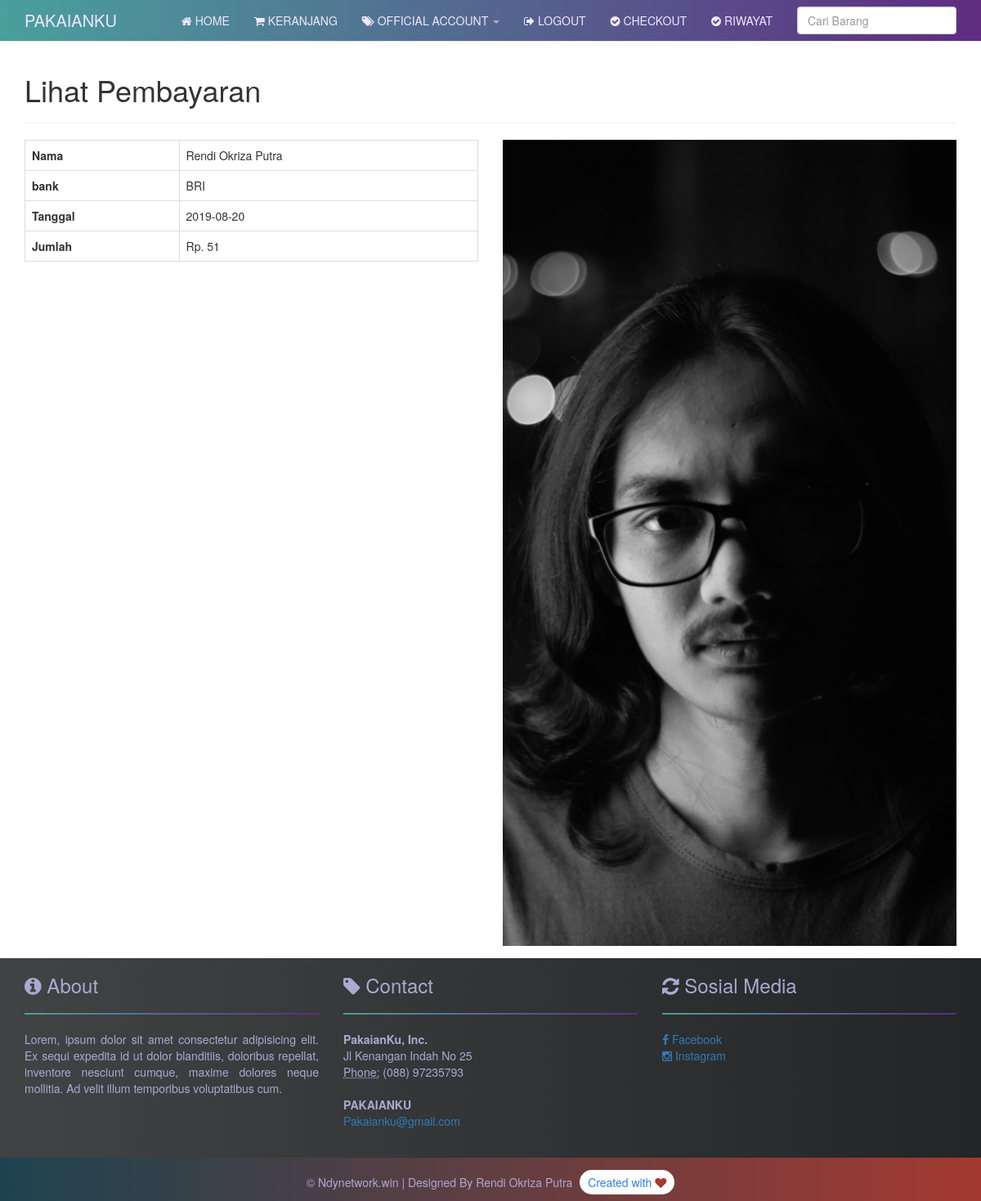
Page /lihat_pembayaran.php?id=51 (signed in) on the committed database.
### tables this page shows
CREATE TABLE `pembayaran` (
  `id_pembayaran` int(11) NOT NULL,
  `id_pembelian` int(11) NOT NULL,
  `nama` varchar(255) NOT NULL,
  `bank` varchar(255) NOT NULL,
  `jumlah` int(11) NOT NULL,
  `tanggal` date NOT NULL,
  `bukti` varchar(255) NOT NULL
);

### lihat_pembayaran.php (the view, shortened to what this page needs)
<?php
include 'koneksi.php';
$id_pembelian = $_GET["id"];
$ambil = $koneksi->query("SELECT * FROM pembayaran
LEFT JOIN pembelian ON pembayaran.id_pembelian=pembelian.id_pembelian
WHERE pembelian.id_pembelian='$id_pembelian'");
$detbay = $ambil->fetch_assoc();
?>
<?php include 'navbar.php'; ?>
<section class="konten">
    <div class="container">
        <h1>Lihat Pembayaran</h1>
        <hr>
        <div class="row">
            <div class="col-md-6">
                <table class="table table-bordered">
                    <tr>
                        <th>Nama</th>
                        <td><?php echo $detbay["nama"];?></td>
                    </tr>
                    <tr>
                        <th>bank</th>
                        <td><?php echo $detbay["bank"];?></td>
                    </tr>
                    <tr>
                        <th>Tanggal</th>
                        <td><?php echo $detbay["tanggal"];?></td>
                    </tr>
                    <tr>
                        <th>Jumlah</th>
                        <td>Rp. <?php echo number_format($detbay["jumlah"]);?></td>
                    </tr>
                </table>
            </div>
            <div class="col-md-6">
                <img src="bukti_pembayaran/<?php echo $detbay["bukti"]; ?>" alt="" class="img-responsive">
            </div>
        </div>
    </div>
</section>
<?php include 'footer.php' ;?>

### custom.css (style rules this page uses)
html { position: relative; min-height: 100%; }
body { padding-top: 70px; }
.container { min-height: 100%; }
.konten { margin-bottom: 15px; }

### rows in the picture
pembayaran: nama "Rendi Okriza Putra", bank "BRI", tanggal "2019-08-20", jumlah "51", bukti (picture)
